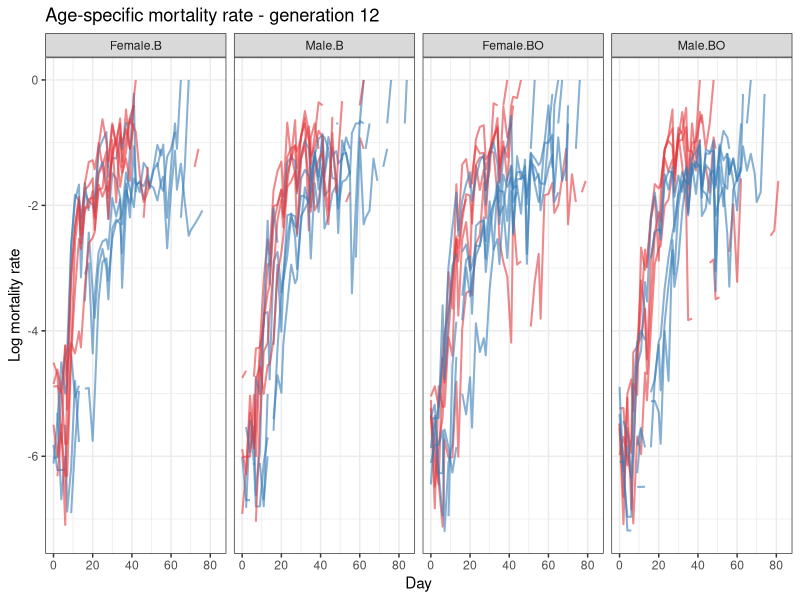
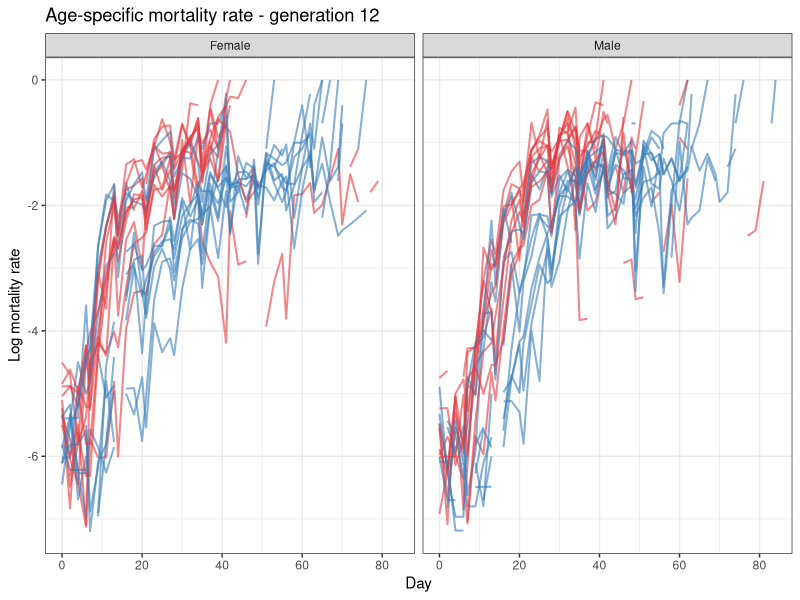

R code for these plots, in order:
library(readxl)
library(tidyverse)

input_df <- read_excel("data/phenomics_data/Longevity Gen 12.xlsx") %>%
  select(-Notes, - `Cage #`)

days <- as.numeric(colnames(input_df)[3:ncol(input_df)])
days <- c(0, days[-1] - days[1])
colnames(input_df) <- c("Cage", "Sex", paste0("d", days))

summary_df <- input_df %>%
  group_by(Cage, Sex) %>%
  summarise(across(where(is.numeric), ~ mean(replace(.x, is.na(.x), 0))), .groups = "drop")

compute_log_mortality <- function(counts) {
  counts <- as.matrix(counts)
  totals <- rowSums(counts, na.rm = TRUE)
  cumulative <- t(apply(counts, 1, cumsum))
  alive_prev <- cbind(totals, totals - cumulative[, -ncol(cumulative)])
  rate <- log(counts / alive_prev)
  rate[!is.finite(rate)] <- NA
  as.data.frame(rate)
}

rate_df <- compute_log_mortality(summary_df[3:ncol(summary_df)]) %>%
  mutate(
    Cage = summary_df$Cage,
    Regime = case_when(
      grepl("EB|EBO", Cage) ~ "O-type",
      grepl("CB|CBO", Cage) ~ "B-type",
      TRUE ~ NA_character_
    ),
    Sex = summary_df$Sex,
    Replicate = as.factor(gsub("\\D", "", Cage)),
    Treatment = case_when(
      grepl("EB", Cage) ~ "EB",
      grepl("EBO", Cage) ~ "EBO",
      grepl("CB", Cage) ~ "CB",
      grepl("CBO", Cage) ~ "CBO",
      TRUE ~ NA_character_
    ),
    Ancestry = case_when(
      grepl("CBO|EBO", Cage) ~ "BO",
      grepl("CB|EB", Cage) ~ "B",
      TRUE ~ NA_character_
    ),
    Sample = rownames(.)
  ) %>%
  mutate(
    Sex = case_when(
      grepl("F", Sex) ~ "Female",
      grepl("M", Sex) ~ "Male")
    )

long_df <- rate_df %>%
  pivot_longer(
    cols = starts_with("d"),
    names_to = "Day",
    values_to = "InstantMortality"
  ) %>%
  mutate(Day = as.numeric(gsub("\\D", "", Day)))


createPlot <- function(ancestry = FALSE) {
  p <- ggplot(long_df, aes(x = Day, y = InstantMortality, group = Sample, color = Regime)) +
    geom_line(alpha = 0.6, linewidth = 0.7) +
    facet_grid(~Sex) +
    scale_color_manual(values = c("O-type" = "#377EB8", "B-type" = "#E43A3F")) +
    theme_bw() +
    labs(
      title = "Age-specific mortality rate - generation 12",
      x = "Day",
      y = "Log mortality rate"
    ) +
    theme(legend.position = "none")
  
  if (ancestry) {
    p <- p + facet_grid(. ~ interaction(Sex, Ancestry))
    
  }
  
  return(p)
  
}

mortality_curves_gen12 <- createPlot()
mortality_curves_anc_gen12 <- createPlot(ancestry = TRUE)

# Statistical analysis
# Cox proportional hazards model
library(survival)
library(survminer)

input_df$N <- rowSums(input_df[3:ncol(input_df)])
input_df$Population <- str_remove(input_df$Cage, " \\(.*\\)")
input_df$Cage <- str_extract(input_df$Cage, "(?<=\\().+?(?=\\))")

input_df <- input_df %>% mutate(
  Regime = case_when(
    grepl("EB|EBO", Population) ~ "O-type",
    grepl("CB|CBO", Population) ~ "B-type",
    TRUE ~ NA_character_
  ),
  Sex = Sex,
  Replicate = as.factor(gsub("\\D", "", Population)),
  Treatment = case_when(
    grepl("EB", Population) ~ "EB",
    grepl("EBO", Population) ~ "EBO",
    grepl("CB", Population) ~ "CB",
    grepl("CBO", Population) ~ "CBO",
    TRUE ~ NA_character_
  ),
  Ancestry = case_when(
    grepl("CBO|EBO", Population) ~ "BO",
    grepl("CB|EB", Population) ~ "B",
    TRUE ~ NA_character_
  )
)

long_input_df <- input_df %>%
  pivot_longer(cols = starts_with("d"), names_to = "Day", values_to = "Dead") %>%
  mutate(Day = as.numeric(str_remove(Day, "d")))

dead_flies <- long_input_df %>%
  filter(Dead > 0) %>%
  uncount(Dead) %>%
  mutate(status = 1) %>% # Dead : status = 1
  select(Cage, Sex, Regime, Ancestry, Replicate, Day, status)


cox_model <- coxph(Surv(Day, status) ~ Regime + Ancestry + Sex, data = dead_flies)
cox.zph(cox_model) # Proportionality is violated

cox_model <- coxph(Surv(Day, status) ~ tt(Regime) + tt(Ancestry) + tt(Sex), data = dead_flies)
summary(cox_model)
